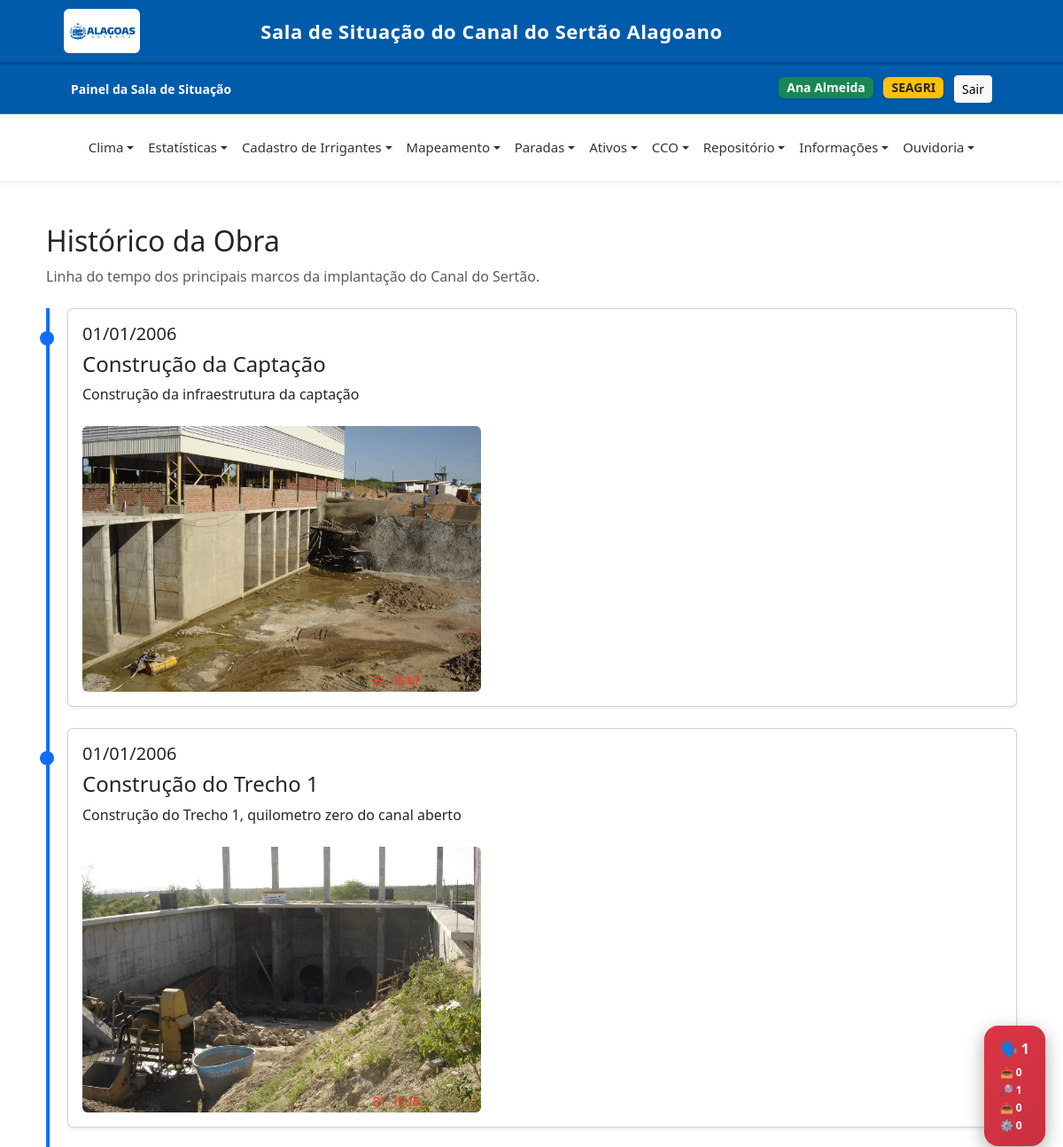
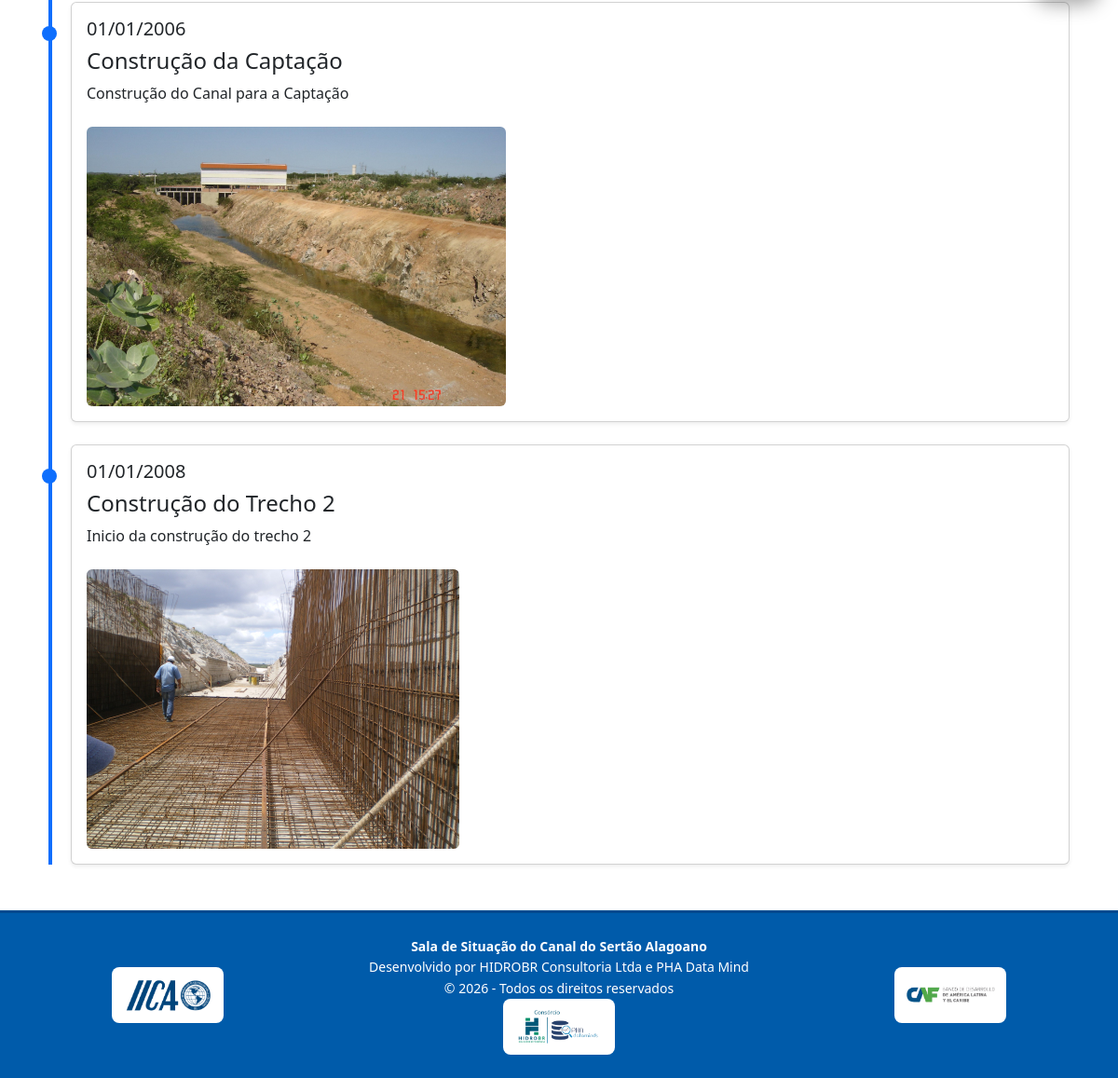
The page /informacoes/historico-obra/ (signed in) on the database its author committed (2 pictures, top to bottom).
### core/models.py (models this page shows, shortened)
class User(AbstractUser):
    GRUPOS_CHOICES = [
        ('seinfra', 'SEINFRA'),
        ('casal', 'CASAL'),
        ('segov', 'SEGOV'),
        ('seagri', 'SEAGRI'),
        ('arsal', 'ARSAL'),
        ('sefaz', 'SEFAZ'),
        ('iica', 'IICA'),
    ]
    grupo = models.CharField(max_length=50, choices=GRUPOS_CHOICES, blank=True, null=True)
    email = models.EmailField()
    groups = models.ManyToManyField(Group, related_name="+", blank=True)
    user_permissions = models.ManyToManyField(Permission, related_name="+", blank=True)

class HistoricoObra(models.Model):
    titulo = models.CharField(max_length=200)
    data_evento = models.DateField()
    descricao = models.TextField()
    imagem = models.ImageField(
        upload_to='historico_obra/',
        blank=True,
        null=True
    )
    ordem = models.PositiveIntegerField(
        default=0,
        help_text='Usado para ordenar manualmente se necessário'
    )
    class Meta:
        ordering = ['data_evento', 'ordem']

### core/views.py (the view)
# urls.py: path('informacoes/historico-obra/', views.historico_obra, name='historico_obra'),
@login_required
def historico_obra(request):
    eventos = HistoricoObra.objects.all()
    return render(request, 'informacoes/historico_obra.html', {
        'eventos': eventos
    })

### templates/informacoes/historico_obra.html
{% extends 'base.html' %}
{% load static %}
{% block content %}
<link rel="stylesheet" href="{% static 'css/historico.css' %}">
<div class="container mt-4">
    <h2>Histórico da Obra</h2>
    <p class="text-muted">
        Linha do tempo dos principais marcos da implantação do Canal do Sertão.
    </p>
    <div class="timeline mt-4">
        {% for evento in eventos %}
        <div class="timeline-item card shadow-sm mb-4">
            <div class="card-body">
                <h5>{{ evento.data_evento|date:"d/m/Y" }}</h5>
                <h4>{{ evento.titulo }}</h4>
                <p>{{ evento.descricao }}</p>
                {% if evento.imagem %}
                    <img src="{{ evento.imagem.url }}"
                         class="img-fluid rounded mt-2"
                         style="max-height:300px;">
                {% endif %}
            </div>
        </div>
        {% endfor %}
    </div>
</div>
{% endblock %}

### templates/base.html (shortened to what this page needs)
{% load static %}
<!DOCTYPE html>
<html lang="pt-br">
<head>
    <link rel="stylesheet" href="{% static 'css/base.css' %}">
    <link href="https://cdn.jsdelivr.net/npm/bootstrap@5.3.0/dist/css/bootstrap.min.css" rel="stylesheet">
    <link rel="stylesheet" href="https://unpkg.com/leaflet/dist/leaflet.css"/>
</head>
<body>
<div class="header-institucional">
    <div class="container-fluid d-flex align-items-center justify-content-between">
        <div class="d-flex align-items-center">
            <img src="{% static 'img/governo.png' %}" height="100" class="me-4">
        </div>
        <div class="titulo-sistema text-center">
            <a class="navbar-brand align-items-center" href="{% url 'home' %}">
                Sala de Situação do Canal do Sertão Alagoano
            </a>
        </div>
    </div>
</div>
<div class="navbar-custom d-flex justify-content-between align-items-center">
    <div>
        <a class="navbar-brand align-items-center" href="{% url 'home' %}">
            <span><strong>Painel da Sala de Situação</strong></span>
        </a>
    </div>
    <div>
        {% if user.is_authenticated %}
            <span class="badge bg-success badge-usuario me-2">
                {{ user.get_full_name|default:user.username }}
            </span>
            <span class="badge bg-warning text-dark badge-usuario me-2">
                {{ user.get_grupo_display }}
            </span>
            <form action="{% url 'logout' %}" method="post" style="display:inline;">
                <button type="submit" class="btn btn-light btn-sm">Sair</button>
            </form>
        {% endif %}
    </div>
</div>
{% if user.is_authenticated %}
<nav class="navbar navbar-expand-lg navbar-light">
    <div class="container-fluid">
        <div class="collapse navbar-collapse justify-content-center" id="navbarMenu">
            <ul class="navbar-nav">
                <li class="nav-item dropdown">
                    <a class="nav-link dropdown-toggle" href="#">Clima</a>
                </li>
                <li class="nav-item dropdown">
                    <a class="nav-link dropdown-toggle" href="#">Estatísticas</a>
                </li>
                <li class="nav-item dropdown">
                    <a class="nav-link dropdown-toggle" href="#">Cadastro de Irrigantes</a>
                </li>
                <li class="nav-item dropdown">
                    <a class="nav-link dropdown-toggle" href="#">Mapeamento</a>
                </li>
                <li class="nav-item dropdown">
                    <a class="nav-link dropdown-toggle" href="#">Paradas</a>
                </li>
                <li class="nav-item dropdown">
                    <a class="nav-link dropdown-toggle" href="#">Ativos</a>
                </li>
                <li class="nav-item dropdown">
                    <a class="nav-link dropdown-toggle" href="#">CCO</a>
                </li>
                <li class="nav-item dropdown">
                    <a class="nav-link dropdown-toggle" href="#">Repositório</a>
                </li>
                <li class="nav-item dropdown">
                    <a class="nav-link dropdown-toggle" href="#">Informações</a>
                </li>
                {% if user.grupo == 'seagri' or user.grupo == 'casal' %}
                    <li class="nav-item dropdown">
                        <a class="nav-link dropdown-toggle" href="{% url 'lista_manifestacoes' %}">Ouvidoria</a>
                    </li>
                {% endif %}
            </ul>
        </div>
    </div>
</nav>
{% endif %}
<div class="container-main">
    {% block content %}
    {% endblock %}
</div>
<footer class="footer-institucional">
    <div class="container">
        <div class="row align-items-center">
            <div class="col-md-3 text-center text-md-start mb-3 mb-md-0">
                <div class="logo-box">
                    <img src="{% static 'img/iica.png' %}" alt="IICA">
                </div>
            </div>
            <div class="col-md-6 text-center footer-texto">
                <strong>Sala de Situação do Canal do Sertão Alagoano</strong><br>
                Desenvolvido por HIDROBR Consultoria Ltda e PHA Data Mind<br>
                © {% now "Y" %} - Todos os direitos reservados
                <div class="logo-box">
                    <img src="{% static 'img/hidro-pha.png' %}" alt="Hidro-PHA">
                </div>
            </div>
            <div class="col-md-3 text-center text-md-end">
                <div class="logos-direita">
                    <div class="logo-box">
                        <img src="{% static 'img/caf.png' %}" alt="CAF">
                    </div>
                </div>
            </div>
        </div>
    </div>
</footer>
{% if user.grupo == 'seagri' or user.grupo == 'casal' %}
    {% if total_manifestacoes > 0 %}
        <div id="ouvidoriaBadge" class="ouvidoria-badge">
            <a href="{% url 'lista_manifestacoes' %}">
                <div class="badge-main">🗣️ {{ total_manifestacoes }}</div>
                <div class="badge-sub">
                  <div>📥 {{ recebido }} </div>
                  <div>🔎 {{ em_analise }} </div>
                  <div>📤 {{ encaminhado }} </div>
                  <div>⚙️ {{ em_andamento }} </div>
                </div>
            </a>
        </div>
    {% endif %}
{% endif %}
</body>
</html>

### static/css/base.css (style rules this page uses)
html, body { height: 100%; }
body { margin: 0; font-family: Arial, Helvetica, sans-serif; background-color: #f4f6f9; display: flex; flex-direction: column; min-height: 100vh; }
.container-main { flex: 1; padding: 25px 40px; }
.header-institucional { background-color: #005baa; padding: 10px 60px; color: white; border-bottom: 3px solid #004a8f; }
.header-institucional img { max-height: 50px; background-color: white; padding: 6px 5px; border-radius: 6px; margin-right: 15px; }
.titulo-sistema { font-size: 22px; font-weight: bold; letter-spacing: 0.5px; }
.navbar-custom { background-color: #005baa; color: white; padding: 12px 80px; font-size: 14px; border-bottom: 1px solid rgba(255,255,255,0.2); }
.navbar-custom a { color: white; text-decoration: none; margin-right: 15px; font-weight: 500; }
.badge-usuario { font-size: 14px !important; padding: 8px 12px; border-radius: 6px !important; box-shadow: 0 1px 3px rgba(0,0,0,0.2) !important; }
.navbar { background-color: #ffffff; min-height: 75px; box-shadow: 0 2px 8px rgba(0,0,0,0.08); z-index: 1000; padding-left: 60px; padding-right: 60px; }
.navbar .nav-link { color: #333 !important; font-weight: 500; padding: 22px 12px; font-size: 15px; }
.dropdown-toggle::after { transition: 0.3s; }
.footer-institucional { background-color: #005baa; color: white; padding: 25px 40px; border-top: 3px solid #004a8f; font-size: 14px; margin-top: auto; }
.footer-texto { line-height: 1.6; }
.logo-box { width: 120px; height: 60px; background-color: white; border-radius: 8px; display: flex; align-items: center; justify-content: center; padding: 6px; margin: 0 auto; overflow: hidden; }
.logo-box img { width: auto; height: auto; max-width: 100%; max-height: 100%; display: block; }
.logos-direita { display: flex; gap: 10px; justify-content: center; }
.ouvidoria-badge { position: fixed; top: 50%; right: 20px; transform: translateY(-50%); background: linear-gradient(135deg, #dc3545, #bb2d3b); color: #fff; padding: 14px 18px; border-radius: 16px; font-weight: 600; font-size: 14px; display: flex; flex-direction: column; align-items: center; box-shadow: 0 6px 20px rgba(0,0,0,0.35); z-index: 999999; cursor: pointer; user-select: none; transition: all 0.25s ease; }
.ouvidoria-badge a { color: white; text-decoration: none; display: flex; flex-direction: column; align-items: center; }
.badge-main { font-size: 16px; font-weight: bold; margin-bottom: 6px; }
.badge-sub { font-size: 12px; display: flex; flex-direction: column; align-items: flex-start; gap: 2px; width: 100%; }
.ouvidoria-badge::after { content: ''; position: absolute; width: 100%; height: 100%; border-radius: 16px; background: rgba(220, 53, 69, 0.4); top: 0; left: 0; z-index: -1; animation: pulse 1.8s infinite; }

### static/css/historico.css (style rules this page uses)
.timeline { border-left: 4px solid #0d6efd; padding-left: 20px; }
.timeline-item { position: relative; }
.timeline-item::before { content: ""; position: absolute; left: -32px; top: 25px; width: 16px; height: 16px; background: #0d6efd; border-radius: 50%; }

### rows shown on the page
User: get_full_name "Ana Almeida", grupo "SEAGRI"
HistoricoObra: data_evento "01/01/2006", titulo "Construção da Captação", descricao "Construção da infraestrutura da captação", imagem (picture)
HistoricoObra: data_evento "01/01/2006", titulo "Construção do Trecho 1", descricao "Construção do Trecho 1, quilometro zero do canal aberto", imagem (picture)
HistoricoObra: data_evento "01/01/2006", titulo "Construção da Captação", descricao "Construção do Canal para a Captação", imagem (picture)
HistoricoObra: data_evento "01/01/2008", titulo "Construção do Trecho 2", descricao "Inicio da construção do trecho 2", imagem (picture)

### other values the page prints
{{ total_manifestacoes }} "1"
{{ recebido }} "0"
{{ em_analise }} "1"
{{ encaminhado }} "0"
{{ em_andamento }} "0"
